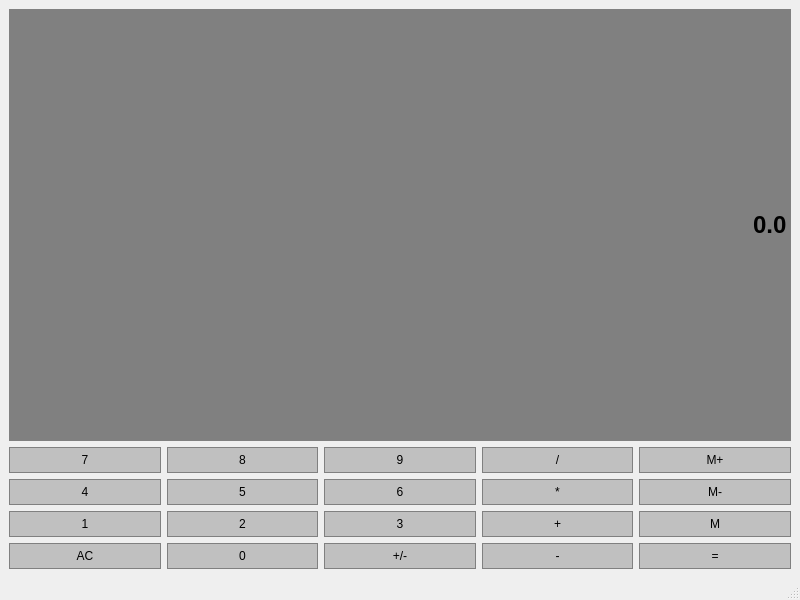
<?xml version="1.0" encoding="UTF-8"?>
<ui version="4.0">
 <class>Calculator</class>
 <widget class="QMainWindow" name="Calculator">
  <property name="geometry">
   <rect>
    <x>0</x>
    <y>0</y>
    <width>800</width>
    <height>600</height>
   </rect>
  </property>
  <property name="windowTitle">
   <string>Calculator</string>
  </property>
  <widget class="QWidget" name="centralwidget">
   <layout class="QGridLayout" name="gridLayout">
    <item row="1" column="0">
     <widget class="QPushButton" name="pushButton">
      <property name="enabled">
       <bool>true</bool>
      </property>
      <property name="sizePolicy">
       <sizepolicy hsizetype="Preferred" vsizetype="Preferred">
        <horstretch>0</horstretch>
        <verstretch>0</verstretch>
       </sizepolicy>
      </property>
      <property name="styleSheet">
       <string notr="true">QPushButton{
	background-color: #C0C0C0;
	border: 1px solid gray;
	padding: 5px;
	color: black;
}
QPushButton:pressed{
	background-color: #A9A9A9;
	border: 1px solid gray;
	padding: 5px;
}</string>
      </property>
      <property name="text">
       <string>7</string>
      </property>
      <property name="iconSize">
       <size>
        <width>20</width>
        <height>20</height>
       </size>
      </property>
     </widget>
    </item>
    <item row="2" column="1">
     <widget class="QPushButton" name="pushButton_7">
      <property name="enabled">
       <bool>true</bool>
      </property>
      <property name="sizePolicy">
       <sizepolicy hsizetype="Preferred" vsizetype="Preferred">
        <horstretch>0</horstretch>
        <verstretch>0</verstretch>
       </sizepolicy>
      </property>
      <property name="styleSheet">
       <string notr="true">QPushButton{
	background-color: #C0C0C0;
	border: 1px solid gray;
	padding: 5px;
	color: black;
}
QPushButton:pressed{
	background-color: #A9A9A9;
	border: 1px solid gray;
	padding: 5px;
}</string>
      </property>
      <property name="text">
       <string>5</string>
      </property>
      <property name="iconSize">
       <size>
        <width>20</width>
        <height>20</height>
       </size>
      </property>
     </widget>
    </item>
    <item row="2" column="2">
     <widget class="QPushButton" name="pushButton_8">
      <property name="enabled">
       <bool>true</bool>
      </property>
      <property name="sizePolicy">
       <sizepolicy hsizetype="Preferred" vsizetype="Preferred">
        <horstretch>0</horstretch>
        <verstretch>0</verstretch>
       </sizepolicy>
      </property>
      <property name="styleSheet">
       <string notr="true">QPushButton{
	background-color: #C0C0C0;
	border: 1px solid gray;
	padding: 5px;
	color: black;
}
QPushButton:pressed{
	background-color: #A9A9A9;
	border: 1px solid gray;
	padding: 5px;
}</string>
      </property>
      <property name="text">
       <string>6</string>
      </property>
      <property name="iconSize">
       <size>
        <width>20</width>
        <height>20</height>
       </size>
      </property>
     </widget>
    </item>
    <item row="1" column="3">
     <widget class="QPushButton" name="pushButton_4">
      <property name="enabled">
       <bool>true</bool>
      </property>
      <property name="sizePolicy">
       <sizepolicy hsizetype="Preferred" vsizetype="Preferred">
        <horstretch>0</horstretch>
        <verstretch>0</verstretch>
       </sizepolicy>
      </property>
      <property name="styleSheet">
       <string notr="true">QPushButton{
	background-color: #C0C0C0;
	border: 1px solid gray;
	padding: 5px;
	color: black;
}
QPushButton:pressed{
	background-color: #A9A9A9;
	border: 1px solid gray;
	padding: 5px;
}</string>
      </property>
      <property name="text">
       <string>/</string>
      </property>
      <property name="iconSize">
       <size>
        <width>20</width>
        <height>20</height>
       </size>
      </property>
     </widget>
    </item>
    <item row="2" column="0">
     <widget class="QPushButton" name="pushButton_6">
      <property name="enabled">
       <bool>true</bool>
      </property>
      <property name="sizePolicy">
       <sizepolicy hsizetype="Preferred" vsizetype="Preferred">
        <horstretch>0</horstretch>
        <verstretch>0</verstretch>
       </sizepolicy>
      </property>
      <property name="styleSheet">
       <string notr="true">QPushButton{
	background-color: #C0C0C0;
	border: 1px solid gray;
	padding: 5px;
	color: black;
}
QPushButton:pressed{
	background-color: #A9A9A9;
	border: 1px solid gray;
	padding: 5px;
}</string>
      </property>
      <property name="text">
       <string>4</string>
      </property>
      <property name="iconSize">
       <size>
        <width>20</width>
        <height>20</height>
       </size>
      </property>
     </widget>
    </item>
    <item row="2" column="3">
     <widget class="QPushButton" name="pushButton_9">
      <property name="enabled">
       <bool>true</bool>
      </property>
      <property name="sizePolicy">
       <sizepolicy hsizetype="Preferred" vsizetype="Preferred">
        <horstretch>0</horstretch>
        <verstretch>0</verstretch>
       </sizepolicy>
      </property>
      <property name="styleSheet">
       <string notr="true">QPushButton{
	background-color: #C0C0C0;
	border: 1px solid gray;
	padding: 5px;
	color: black;
}
QPushButton:pressed{
	background-color: #A9A9A9;
	border: 1px solid gray;
	padding: 5px;
}</string>
      </property>
      <property name="text">
       <string>*</string>
      </property>
      <property name="iconSize">
       <size>
        <width>20</width>
        <height>20</height>
       </size>
      </property>
     </widget>
    </item>
    <item row="1" column="4">
     <widget class="QPushButton" name="pushButton_5">
      <property name="enabled">
       <bool>true</bool>
      </property>
      <property name="sizePolicy">
       <sizepolicy hsizetype="Preferred" vsizetype="Preferred">
        <horstretch>0</horstretch>
        <verstretch>0</verstretch>
       </sizepolicy>
      </property>
      <property name="styleSheet">
       <string notr="true">QPushButton{
	background-color: #C0C0C0;
	border: 1px solid gray;
	padding: 5px;
	color: black;
}
QPushButton:pressed{
	background-color: #A9A9A9;
	border: 1px solid gray;
	padding: 5px;
}</string>
      </property>
      <property name="text">
       <string>M+</string>
      </property>
      <property name="iconSize">
       <size>
        <width>20</width>
        <height>20</height>
       </size>
      </property>
     </widget>
    </item>
    <item row="1" column="1">
     <widget class="QPushButton" name="pushButton_2">
      <property name="enabled">
       <bool>true</bool>
      </property>
      <property name="sizePolicy">
       <sizepolicy hsizetype="Preferred" vsizetype="Preferred">
        <horstretch>0</horstretch>
        <verstretch>0</verstretch>
       </sizepolicy>
      </property>
      <property name="styleSheet">
       <string notr="true">QPushButton{
	background-color: #C0C0C0;
	border: 1px solid gray;
	padding: 5px;
	color: black;
}
QPushButton:pressed{
	background-color: #A9A9A9;
	border: 1px solid gray;
	padding: 5px;
}</string>
      </property>
      <property name="text">
       <string>8</string>
      </property>
      <property name="iconSize">
       <size>
        <width>20</width>
        <height>20</height>
       </size>
      </property>
     </widget>
    </item>
    <item row="2" column="4">
     <widget class="QPushButton" name="pushButton_10">
      <property name="enabled">
       <bool>true</bool>
      </property>
      <property name="sizePolicy">
       <sizepolicy hsizetype="Preferred" vsizetype="Preferred">
        <horstretch>0</horstretch>
        <verstretch>0</verstretch>
       </sizepolicy>
      </property>
      <property name="styleSheet">
       <string notr="true">QPushButton{
	background-color: #C0C0C0;
	border: 1px solid gray;
	padding: 5px;
	color: black;
}
QPushButton:pressed{
	background-color: #A9A9A9;
	border: 1px solid gray;
	padding: 5px;
}</string>
      </property>
      <property name="text">
       <string>M-</string>
      </property>
      <property name="iconSize">
       <size>
        <width>20</width>
        <height>20</height>
       </size>
      </property>
     </widget>
    </item>
    <item row="3" column="0">
     <widget class="QPushButton" name="pushButton_11">
      <property name="enabled">
       <bool>true</bool>
      </property>
      <property name="sizePolicy">
       <sizepolicy hsizetype="Preferred" vsizetype="Preferred">
        <horstretch>0</horstretch>
        <verstretch>0</verstretch>
       </sizepolicy>
      </property>
      <property name="styleSheet">
       <string notr="true">QPushButton{
	background-color: #C0C0C0;
	border: 1px solid gray;
	padding: 5px;
	color: black;
}
QPushButton:pressed{
	background-color: #A9A9A9;
	border: 1px solid gray;
	padding: 5px;
}</string>
      </property>
      <property name="text">
       <string>1</string>
      </property>
      <property name="iconSize">
       <size>
        <width>20</width>
        <height>20</height>
       </size>
      </property>
     </widget>
    </item>
    <item row="1" column="2">
     <widget class="QPushButton" name="pushButton_3">
      <property name="enabled">
       <bool>true</bool>
      </property>
      <property name="sizePolicy">
       <sizepolicy hsizetype="Preferred" vsizetype="Preferred">
        <horstretch>0</horstretch>
        <verstretch>0</verstretch>
       </sizepolicy>
      </property>
      <property name="styleSheet">
       <string notr="true">QPushButton{
	background-color: #C0C0C0;
	border: 1px solid gray;
	padding: 5px;
	color: black;
}
QPushButton:pressed{
	background-color: #A9A9A9;
	border: 1px solid gray;
	padding: 5px;
}</string>
      </property>
      <property name="text">
       <string>9</string>
      </property>
      <property name="iconSize">
       <size>
        <width>20</width>
        <height>20</height>
       </size>
      </property>
     </widget>
    </item>
    <item row="4" column="0">
     <widget class="QPushButton" name="pushButton_12">
      <property name="enabled">
       <bool>true</bool>
      </property>
      <property name="sizePolicy">
       <sizepolicy hsizetype="Preferred" vsizetype="Preferred">
        <horstretch>0</horstretch>
        <verstretch>0</verstretch>
       </sizepolicy>
      </property>
      <property name="styleSheet">
       <string notr="true">QPushButton{
	background-color: #C0C0C0;
	border: 1px solid gray;
	padding: 5px;
	color: black;
}
QPushButton:pressed{
	background-color: #A9A9A9;
	border: 1px solid gray;
	padding: 5px;
}</string>
      </property>
      <property name="text">
       <string>AC</string>
      </property>
      <property name="iconSize">
       <size>
        <width>20</width>
        <height>20</height>
       </size>
      </property>
     </widget>
    </item>
    <item row="3" column="1">
     <widget class="QPushButton" name="pushButton_13">
      <property name="enabled">
       <bool>true</bool>
      </property>
      <property name="sizePolicy">
       <sizepolicy hsizetype="Preferred" vsizetype="Preferred">
        <horstretch>0</horstretch>
        <verstretch>0</verstretch>
       </sizepolicy>
      </property>
      <property name="styleSheet">
       <string notr="true">QPushButton{
	background-color: #C0C0C0;
	border: 1px solid gray;
	padding: 5px;
	color: black;
}
QPushButton:pressed{
	background-color: #A9A9A9;
	border: 1px solid gray;
	padding: 5px;
}</string>
      </property>
      <property name="text">
       <string>2</string>
      </property>
      <property name="iconSize">
       <size>
        <width>20</width>
        <height>20</height>
       </size>
      </property>
     </widget>
    </item>
    <item row="4" column="1">
     <widget class="QPushButton" name="pushButton_14">
      <property name="enabled">
       <bool>true</bool>
      </property>
      <property name="sizePolicy">
       <sizepolicy hsizetype="Preferred" vsizetype="Preferred">
        <horstretch>0</horstretch>
        <verstretch>0</verstretch>
       </sizepolicy>
      </property>
      <property name="styleSheet">
       <string notr="true">QPushButton{
	background-color: #C0C0C0;
	border: 1px solid gray;
	padding: 5px;
	color: black;
}
QPushButton:pressed{
	background-color: #A9A9A9;
	border: 1px solid gray;
	padding: 5px;
}</string>
      </property>
      <property name="text">
       <string>0</string>
      </property>
      <property name="iconSize">
       <size>
        <width>20</width>
        <height>20</height>
       </size>
      </property>
     </widget>
    </item>
    <item row="3" column="2">
     <widget class="QPushButton" name="pushButton_15">
      <property name="enabled">
       <bool>true</bool>
      </property>
      <property name="sizePolicy">
       <sizepolicy hsizetype="Preferred" vsizetype="Preferred">
        <horstretch>0</horstretch>
        <verstretch>0</verstretch>
       </sizepolicy>
      </property>
      <property name="styleSheet">
       <string notr="true">QPushButton{
	background-color: #C0C0C0;
	border: 1px solid gray;
	padding: 5px;
	color: black;
}
QPushButton:pressed{
	background-color: #A9A9A9;
	border: 1px solid gray;
	padding: 5px;
}</string>
      </property>
      <property name="text">
       <string>3</string>
      </property>
      <property name="iconSize">
       <size>
        <width>20</width>
        <height>20</height>
       </size>
      </property>
     </widget>
    </item>
    <item row="4" column="2">
     <widget class="QPushButton" name="pushButton_16">
      <property name="enabled">
       <bool>true</bool>
      </property>
      <property name="sizePolicy">
       <sizepolicy hsizetype="Preferred" vsizetype="Preferred">
        <horstretch>0</horstretch>
        <verstretch>0</verstretch>
       </sizepolicy>
      </property>
      <property name="styleSheet">
       <string notr="true">QPushButton{
	background-color: #C0C0C0;
	border: 1px solid gray;
	padding: 5px;
	color: black;
}
QPushButton:pressed{
	background-color: #A9A9A9;
	border: 1px solid gray;
	padding: 5px;
}</string>
      </property>
      <property name="text">
       <string>+/-</string>
      </property>
      <property name="iconSize">
       <size>
        <width>20</width>
        <height>20</height>
       </size>
      </property>
     </widget>
    </item>
    <item row="3" column="3">
     <widget class="QPushButton" name="pushButton_17">
      <property name="enabled">
       <bool>true</bool>
      </property>
      <property name="sizePolicy">
       <sizepolicy hsizetype="Preferred" vsizetype="Preferred">
        <horstretch>0</horstretch>
        <verstretch>0</verstretch>
       </sizepolicy>
      </property>
      <property name="styleSheet">
       <string notr="true">QPushButton{
	background-color: #C0C0C0;
	border: 1px solid gray;
	padding: 5px;
	color: black;
}
QPushButton:pressed{
	background-color: #A9A9A9;
	border: 1px solid gray;
	padding: 5px;
}</string>
      </property>
      <property name="text">
       <string>+</string>
      </property>
      <property name="iconSize">
       <size>
        <width>20</width>
        <height>20</height>
       </size>
      </property>
     </widget>
    </item>
    <item row="3" column="4">
     <widget class="QPushButton" name="pushButton_18">
      <property name="enabled">
       <bool>true</bool>
      </property>
      <property name="sizePolicy">
       <sizepolicy hsizetype="Preferred" vsizetype="Preferred">
        <horstretch>0</horstretch>
        <verstretch>0</verstretch>
       </sizepolicy>
      </property>
      <property name="styleSheet">
       <string notr="true">QPushButton{
	background-color: #C0C0C0;
	border: 1px solid gray;
	padding: 5px;
	color: black;
}
QPushButton:pressed{
	background-color: #A9A9A9;
	border: 1px solid gray;
	padding: 5px;
}</string>
      </property>
      <property name="text">
       <string>M</string>
      </property>
      <property name="iconSize">
       <size>
        <width>20</width>
        <height>20</height>
       </size>
      </property>
     </widget>
    </item>
    <item row="4" column="3">
     <widget class="QPushButton" name="pushButton_19">
      <property name="enabled">
       <bool>true</bool>
      </property>
      <property name="sizePolicy">
       <sizepolicy hsizetype="Preferred" vsizetype="Preferred">
        <horstretch>0</horstretch>
        <verstretch>0</verstretch>
       </sizepolicy>
      </property>
      <property name="styleSheet">
       <string notr="true">QPushButton{
	background-color: #C0C0C0;
	border: 1px solid gray;
	padding: 5px;
	color: black;
}
QPushButton:pressed{
	background-color: #A9A9A9;
	border: 1px solid gray;
	padding: 5px;
}</string>
      </property>
      <property name="text">
       <string>-</string>
      </property>
      <property name="iconSize">
       <size>
        <width>20</width>
        <height>20</height>
       </size>
      </property>
     </widget>
    </item>
    <item row="4" column="4">
     <widget class="QPushButton" name="pushButton_20">
      <property name="enabled">
       <bool>true</bool>
      </property>
      <property name="sizePolicy">
       <sizepolicy hsizetype="Preferred" vsizetype="Preferred">
        <horstretch>0</horstretch>
        <verstretch>0</verstretch>
       </sizepolicy>
      </property>
      <property name="styleSheet">
       <string notr="true">QPushButton{
	background-color: #C0C0C0;
	border: 1px solid gray;
	padding: 5px;
	color: black;
}
QPushButton:pressed{
	background-color: #A9A9A9;
	border: 1px solid gray;
	padding: 5px;
}</string>
      </property>
      <property name="text">
       <string>=</string>
      </property>
      <property name="iconSize">
       <size>
        <width>20</width>
        <height>20</height>
       </size>
      </property>
     </widget>
    </item>
    <item row="0" column="0" colspan="5">
     <widget class="QLineEdit" name="Display">
      <property name="sizePolicy">
       <sizepolicy hsizetype="Preferred" vsizetype="Expanding">
        <horstretch>0</horstretch>
        <verstretch>0</verstretch>
       </sizepolicy>
      </property>
      <property name="font">
       <font>
        <pointsize>18</pointsize>
        <bold>true</bold>
       </font>
      </property>
      <property name="styleSheet">
       <string notr="true">QLineEdit{
	background-color: gray;
	border: 1px solid gray;
	color: #fffffff;
}</string>
      </property>
      <property name="text">
       <string>0.0</string>
      </property>
      <property name="alignment">
       <set>Qt::AlignRight|Qt::AlignTrailing|Qt::AlignVCenter</set>
      </property>
     </widget>
    </item>
   </layout>
  </widget>
  <widget class="QMenuBar" name="menubar">
   <property name="geometry">
    <rect>
     <x>0</x>
     <y>0</y>
     <width>800</width>
     <height>25</height>
    </rect>
   </property>
  </widget>
  <widget class="QStatusBar" name="statusbar"/>
 </widget>
 <resources/>
 <connections/>
</ui>
